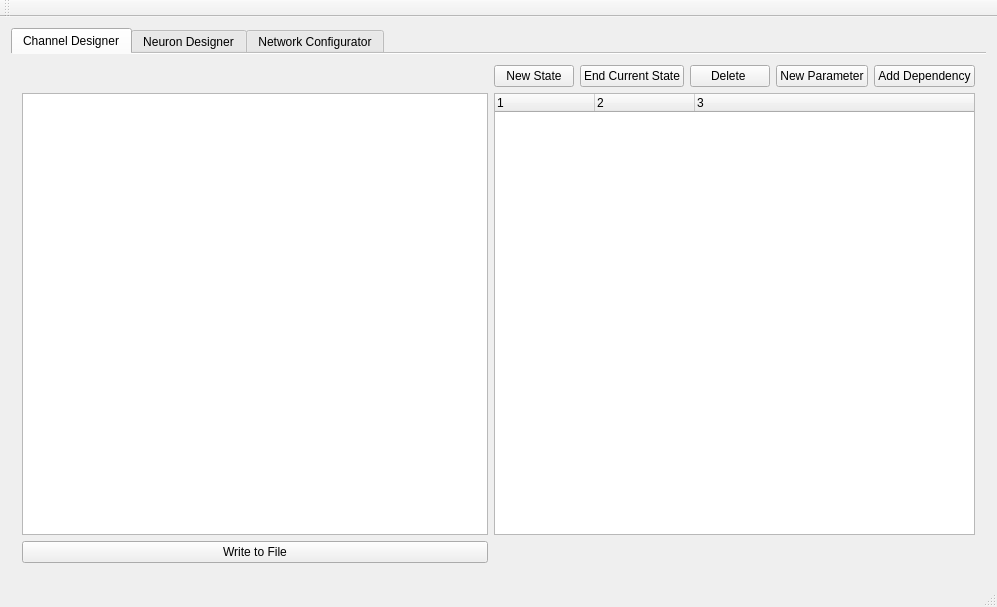
<?xml version="1.0" encoding="UTF-8"?>
<ui version="4.0">
 <class>VennomUI</class>
 <widget class="QMainWindow" name="VennomUI">
  <property name="geometry">
   <rect>
    <x>0</x>
    <y>0</y>
    <width>997</width>
    <height>607</height>
   </rect>
  </property>
  <property name="sizePolicy">
   <sizepolicy hsizetype="Expanding" vsizetype="Expanding">
    <horstretch>0</horstretch>
    <verstretch>0</verstretch>
   </sizepolicy>
  </property>
  <property name="windowTitle">
   <string>VennomUI</string>
  </property>
  <property name="documentMode">
   <bool>true</bool>
  </property>
  <property name="tabShape">
   <enum>QTabWidget::Triangular</enum>
  </property>
  <widget class="QWidget" name="centralWidget">
   <property name="sizePolicy">
    <sizepolicy hsizetype="Maximum" vsizetype="Maximum">
     <horstretch>0</horstretch>
     <verstretch>0</verstretch>
    </sizepolicy>
   </property>
   <layout class="QGridLayout" name="gridLayout">
    <item row="0" column="0">
     <widget class="QTabWidget" name="tabWidget">
      <property name="sizePolicy">
       <sizepolicy hsizetype="Expanding" vsizetype="Expanding">
        <horstretch>5</horstretch>
        <verstretch>5</verstretch>
       </sizepolicy>
      </property>
      <property name="autoFillBackground">
       <bool>false</bool>
      </property>
      <property name="tabShape">
       <enum>QTabWidget::Rounded</enum>
      </property>
      <property name="currentIndex">
       <number>0</number>
      </property>
      <property name="documentMode">
       <bool>true</bool>
      </property>
      <widget class="QWidget" name="tab">
       <attribute name="title">
        <string>Channel Designer</string>
       </attribute>
       <layout class="QGridLayout" name="gridLayout_2">
        <item row="0" column="1">
         <widget class="QPushButton" name="Add_State_Button">
          <property name="text">
           <string>New State</string>
          </property>
         </widget>
        </item>
        <item row="0" column="2">
         <widget class="QPushButton" name="End_State_Button">
          <property name="text">
           <string>End Current State</string>
          </property>
         </widget>
        </item>
        <item row="0" column="3">
         <widget class="QPushButton" name="iDelete_Button">
          <property name="text">
           <string>Delete </string>
          </property>
         </widget>
        </item>
        <item row="0" column="4">
         <widget class="QPushButton" name="Add_Param_Button">
          <property name="text">
           <string>New Parameter</string>
          </property>
         </widget>
        </item>
        <item row="0" column="5">
         <widget class="QPushButton" name="Add_Dep_Button">
          <property name="text">
           <string>Add Dependency</string>
          </property>
         </widget>
        </item>
        <item row="1" column="0">
         <widget class="QListWidget" name="listWidget">
          <property name="sizePolicy">
           <sizepolicy hsizetype="Expanding" vsizetype="Expanding">
            <horstretch>0</horstretch>
            <verstretch>0</verstretch>
           </sizepolicy>
          </property>
         </widget>
        </item>
        <item row="1" column="1" colspan="5">
         <widget class="QTreeWidget" name="ion_tree">
          <property name="editTriggers">
           <set>QAbstractItemView::NoEditTriggers</set>
          </property>
          <property name="columnCount">
           <number>3</number>
          </property>
          <column>
           <property name="text">
            <string notr="true">1</string>
           </property>
          </column>
          <column>
           <property name="text">
            <string notr="true">2</string>
           </property>
          </column>
          <column>
           <property name="text">
            <string notr="true">3</string>
           </property>
          </column>
         </widget>
        </item>
        <item row="2" column="0">
         <widget class="QPushButton" name="WriteIonButton">
          <property name="sizePolicy">
           <sizepolicy hsizetype="Expanding" vsizetype="Fixed">
            <horstretch>5</horstretch>
            <verstretch>5</verstretch>
           </sizepolicy>
          </property>
          <property name="text">
           <string>Write to File</string>
          </property>
         </widget>
        </item>
       </layout>
      </widget>
      <widget class="QWidget" name="tab_2">
       <attribute name="title">
        <string>Neuron Designer</string>
       </attribute>
      </widget>
      <widget class="QWidget" name="tab_3">
       <attribute name="title">
        <string>Network Configurator</string>
       </attribute>
      </widget>
     </widget>
    </item>
   </layout>
  </widget>
  <widget class="QMenuBar" name="menuBar">
   <property name="geometry">
    <rect>
     <x>0</x>
     <y>0</y>
     <width>997</width>
     <height>21</height>
    </rect>
   </property>
  </widget>
  <widget class="QToolBar" name="mainToolBar">
   <attribute name="toolBarArea">
    <enum>TopToolBarArea</enum>
   </attribute>
   <attribute name="toolBarBreak">
    <bool>false</bool>
   </attribute>
  </widget>
  <widget class="QStatusBar" name="statusBar"/>
 </widget>
 <layoutdefault spacing="6" margin="11"/>
 <resources/>
 <connections/>
</ui>
